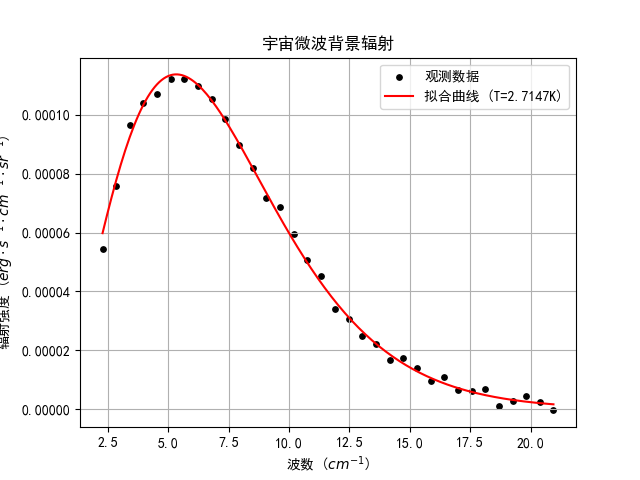

Python code for this plot:
import numpy as np
import matplotlib.pyplot as plt
from scipy.optimize import curve_fit
from scipy.constants import h, c, k


file = r'C:\Users\Lenovo\Documents\GitHub\uiggiii.github.io\compute_physics\cmb-data.txt'
data = np.loadtxt(file)
nu_data = data[:, 0]
I_data = data[:, 1]

# 统一单位
h = h * 1e7 
c = c * 100 
k = k * 1e7 

def intensity(nu, T):
    numerator = 2 * h * (nu**3) * (c**2)
    denominator = np.exp((h * c * nu) / (k * T)) - 1
    return numerator / denominator

# 设定初始猜测温度为2.7K
popt, pcov = curve_fit(intensity, nu_data, I_data, p0=[2.7])
T_fit = popt[0]

print(f"拟合得到的温度为: {T_fit:.4f} K")

plt.rcParams['font.sans-serif'] = ['SimHei']
plt.rcParams['axes.unicode_minus'] = False

# 绘制拟合曲线
plt.scatter(nu_data, I_data, label='观测数据', color='black', s=15)
nu_fit_range = np.linspace(min(nu_data), max(nu_data), 200)
plt.plot(nu_fit_range, intensity(nu_fit_range, T_fit), label=f'拟合曲线 (T={T_fit:.4f}K)', color='red')

plt.xlabel('波数 ($cm^{-1}$)')
plt.ylabel('辐射强度 ($erg \cdot s^{-1} \cdot cm^{-1} \cdot sr^{-1}$)')
plt.title('宇宙微波背景辐射')
plt.legend()
plt.grid(True)
plt.show()
